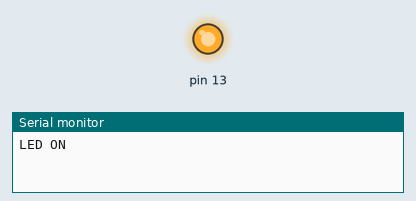
Simulated run of this sketch. Board: Arduino Uno, built with avr-gcc and run on an emulated ATmega328P. On the bench: output pins drawn as LEDs (lit = HIGH), the last lines printed to the serial monitor.

Above: at 0.1 s.
At 9.1 s:
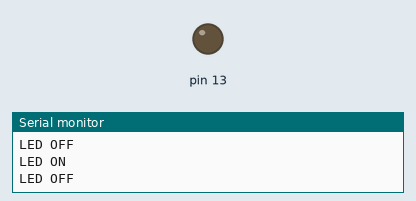
Timing chart, 0 to 10.6 s (numbered marks = the images above):
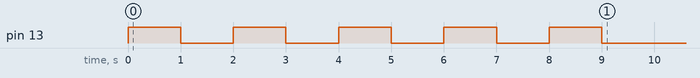

The sketch:

LED.ino
```cpp
void setup() {
  // put your setup code here, to run once:
pinMode(13,OUTPUT);
 Serial.begin(9600);
  for(int i=0;i<5;i++)
  {
  digitalWrite(13, HIGH);
   Serial.println("LED ON ");
    delay(1000);
      digitalWrite(13,LOW);
   Serial.println("LED OFF ");
    delay(1000);

}}
void loop() {
  // put your main code here, to run repeatedly:

}
```
